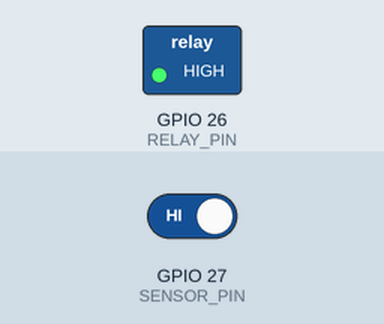
A sketch run on a simulated ESP32. On the bench: switched loads named in the sketch (green lamp = pin HIGH). The test bench sets the inputs (shaded band); at power-on: GPIO 27 (SENSOR_PIN) HIGH. What the sketch prints to the serial monitor is not drawn.

Above: at 1.2 s.
1.3 s: GPIO 27 (SENSOR_PIN) driven LOW
At 1.8 s:
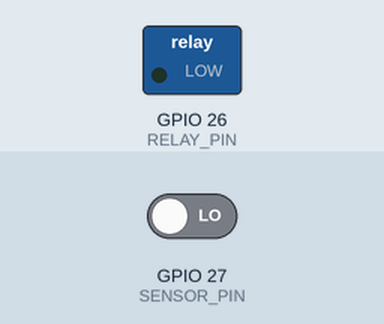
2.8 s: GPIO 27 (SENSOR_PIN) driven HIGH
At 4.2 s:
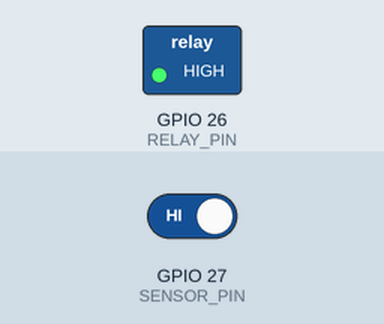
Timing chart, 0 to 5.8 s (numbered marks = the images above; inputs shaded):
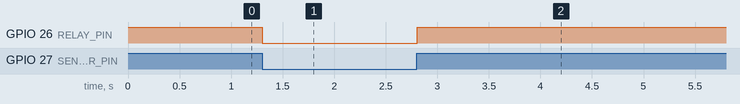

The sketch:

ESP32_12VRelay_Inductive_Proximity_Sensor.ino
```cpp
#define SENSOR_PIN 27  // Input from proximity sensor
#define RELAY_PIN 26   // Relay input pin (active LOW)

void setup() {
  pinMode(SENSOR_PIN, INPUT_PULLUP);  // Sensor output: LOW = metal detected
  pinMode(RELAY_PIN, OUTPUT);
  digitalWrite(RELAY_PIN, HIGH);      // Keep relay OFF initially
  Serial.begin(115200);
  Serial.println("ESP32 + NPN sensor + active-LOW relay ready");
}

void loop() {
  int sensorState = digitalRead(SENSOR_PIN);

  if (sensorState == LOW) {
    // Metal detected → turn relay ON (LOW signal)
    digitalWrite(RELAY_PIN, LOW);
    Serial.println("Metal detected → Relay ON");
  } else {
    // No metal → turn relay OFF (HIGH signal)
    digitalWrite(RELAY_PIN, HIGH);
    Serial.println("No metal → Relay OFF");
  }

  delay(100);
}
```

Measured:
- after the input at 1.3 s, GPIO 26 (RELAY_PIN): HIGH → LOW at once
- after the input at 2.8 s, GPIO 26 (RELAY_PIN): LOW → HIGH at once
